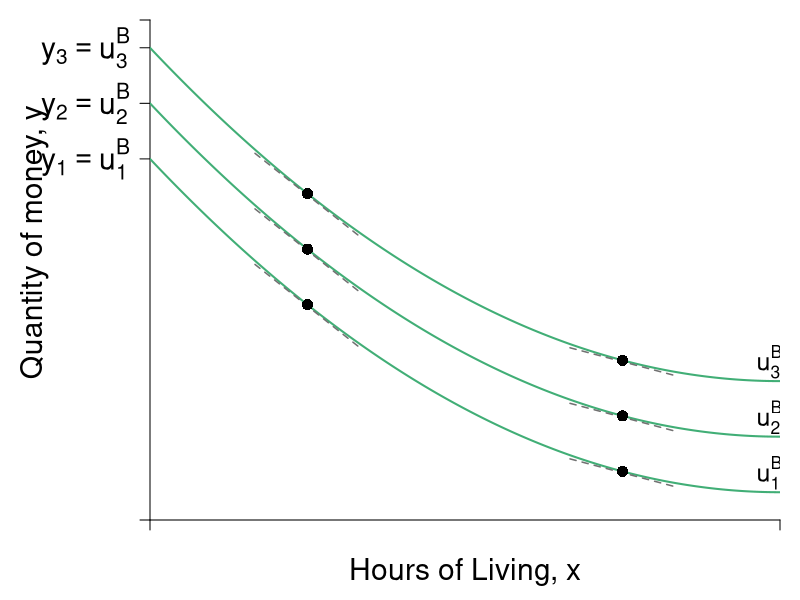

Reproduce this figure in R.
require(shape)
pdf(file = "property/qql_y_indiff.pdf", width = 9, height = 7)

#Set parameters for graphics
namesize <- 1.3
pointsize <- 1.8
axislabelsize <- 1.8
labelsize <- 1.5
namesize <- 1.8
annotatesize <- 1.5
graphlinewidth <- 2
segmentlinewidth <- 1.5


COL <- c("#7fc97f", "#beaed4", "#fdc086", "#ffff99", "#386cb0", "#f0027f", "#bf5b17", "#666666")
COLA <- c("#99d8c9","#66c2a4","#41ae76", "#238b45", "#005824")
COLB <- c("#4eb3d3", "#2b8cbe", "#0868ac","#084081")
Grays <- gray.colors(25, start =1, end = 0)

#Edited the margins to cater for the larger LHS labels
par(mar =  c(4, 7.5, 1, 1))

mrsA <- function(x, rmax = 2, xmax = 12) {
  rmax - (rmax/xmax)*x
}


uA <- function(x, y, rmax = 2, xmax = 12) {
  y + rmax*x - (1/2)*(rmax/xmax)*x^2
}

indiffA <- function(x, uA = 10, rmax = 2, xmax = 12) {
  uA - rmax*x + (1/2)*(rmax/xmax)*(x^2)
}

bcA <- function(x, w = 20, p = 2) {
  w - p*x
}


xlims <- c(0, 12)
ylims <- c(0, 18)

npts <- 501 
x <- seq(xlims[1], xlims[2], length.out = npts)
y <- seq(ylims[1], ylims[2], length.out = npts) 
a <- c(13, 15, 17)

plot(0, 0, xlim = xlims, ylim = ylims, type = "n",
     xlab = expression(paste("")),
     ylab = expression(paste("")), 
     xaxt = "n", 
     yaxt = "n", 
     cex.lab = axislabelsize, 
     bty = "n",
     xaxs="i", 
     yaxs="i")

# ticksy <- seq(from = 0, to = ylims[2], by = 2)
# ylabels <- seq(from = 0, to = ylims[2], by = 2)
# ticksx <- seq(from = 0, to = xlims[2], by = 2)
# xlabels <- seq(from = 0, to = xlims[2], by = 2)
ticksy <- c(0, 13, 15, 17, ylims[2])
ylabels <- c(NA, expression(paste(y[1] == u[1]^B)), expression(paste(y[2] == u[2]^B)), expression(paste(y[3] == u[3]^B)), NA)
ticksx <- c(0,  xlims[2])
xlabels <- c(NA, NA)

axis(1, at = ticksx, pos = 0, labels = xlabels, cex.axis = axislabelsize)
axis(2, at = ticksy, pos = 0, labels = ylabels, las = 1, cex.axis = axislabelsize)

npts <- 500 
xx1 <- seq(xlims[1], xlims[2], length.out = npts)

#lines(xx1, bcA(xx1, w = 12, p = 1), col = COLB[3], lwd = graphlinewidth)
#lines(xx1, indiffA1(xx1, uA = 20, rmax = 2.5, xmax = 10), col = COLB[4], lwd = graphlinewidth)

mtext(expression(paste("Hours of Living, ", x)), side=1, line = 2.5, cex = axislabelsize)
text(-2.2, 10, expression(paste("Quantity of money, ", y)), xpd = TRUE, cex = axislabelsize, srt = 90) 

#segments(4.11765, 6.17647, 5.88, 8.88, lty = 1, col = COL[2] , lwd = graphlinewidth)
#text(7.3, 3, expression("Pareto Efficient"))
#text(7.3, 2.5, expression("Curve"))
#Arrows(7.3, 3.5, 7.3, 6.1, col = "black", lty = 1, lwd = 2, arr.type = "triangle", arr.lwd = 0.5)

#Label the iso-welfare functions for the HG, Aisha
text(11.8, 1.7, expression(u[1]^B), cex = annotatesize)
text(11.8, 3.7, expression(u[2]^B), cex = annotatesize) 
text(11.8, 5.7, expression(u[3]^B), cex = annotatesize)
#text(6.6, 8.3, expression(u[4]^A))

#Label the indifference curves for the HG, Betty
# text(7.6, 17, expression(u[1]^B))
# text(6.75, 17, expression(u[2]^B))
# text(6, 17, expression(u[3]^B))
#text(3.4, 6.9, expression(v[4]^B))

#Label mrs function
#text(10, 8, expression(paste(mrs(x,y) == r[max] - frac(r[max], x[max])*x)))
#Arrows(10, 7.5, 10, 5.6, col = "black", lty = 1, lwd = 2, arr.type = "triangle", arr.lwd = 0.5)

#Label satiation
#text(20, 4, expression(paste(x[max] == "Point")))
#text(20, 3, expression(paste("of Satiation")))
#Arrows(20, 2.5, 20, 0.5, col = "black", lty = 1, lwd = 2, arr.type = "triangle", arr.lwd = 0.5)

#Label highest willingness to pay
# text(5, 10.5, expression(paste(r[max] == "Maximum")))
# text(5, 9.5, expression(paste("Willingness to Pay")))
# Arrows(3, 10, 0.5, 10, col = "black", lty = 1, lwd = 2, arr.type = "triangle", arr.lwd = 0.5)


contour(x, y, 
        outer(x, y, uA),
        drawlabels = FALSE,
        col = COLA[3],
        #cex.lab = axislabelsize,
        lwd = graphlinewidth,
        levels = a, 
        xaxs="i", 
        yaxs="i", 
        add = TRUE)

#segments(0, 6, 6, 6, lty = 2, col = "gray" , lwd = segmentlinewidth)
#segments(6, 0, 6, 6, lty = 2, col = "gray" , lwd = segmentlinewidth)


slopeline <- function(x, yint, slope = 1.5){
  yint - slope*x
}

slopex1 <- seq(2,4,length.out = 200)
lines(slopex1, slopeline(slopex1, yint = 12.2, slope = mrsA(x = 3)), col = Grays[21], lty = 2, lwd = segmentlinewidth)
lines(slopex1, slopeline(slopex1, yint = 14.2, slope = mrsA(x = 3)), col = Grays[21], lty = 2, lwd = segmentlinewidth)
lines(slopex1, slopeline(slopex1, yint = 16.2, slope = mrsA(x = 3)), col = Grays[21], lty = 2, lwd = segmentlinewidth)

slopex2 <- seq(8,10,length.out = 200)
lines(slopex2, slopeline(slopex2, yint = 6.2, slope = mrsA(x = 9)), col = Grays[21], lty = 2, lwd = segmentlinewidth)
lines(slopex2, slopeline(slopex2, yint = 8.2, slope = mrsA(x = 9)), col = Grays[21], lty = 2, lwd = segmentlinewidth)
lines(slopex2, slopeline(slopex2, yint = 10.2, slope = mrsA(x = 9)), col = Grays[21], lty = 2, lwd = segmentlinewidth)


firstpointsx <- c(3, 3, 3)
firstpointsy <- c(indiffA(x = firstpointsx[1], uA = 13), indiffA(x = firstpointsx[2], uA = 15), indiffA(x = firstpointsx[3], uA = 17))
points(firstpointsx, firstpointsy, pch = 16, col = "black", cex = 1.5)

secondpointsx <- c(9, 9, 9)
secondpointsy <- c(indiffA(x = 9, uA = 13), indiffA(x = 9, uA = 15), indiffA(x = 9, uA = 17))
points(secondpointsx, secondpointsy, pch = 16, col = "black", cex = 1.5)


# par(new = TRUE)
# 
# #Use the same x and ylims as previously, but with locations switched
# xlims2 <- c(18, 0)
# ylims2 <- c(18, 0)

#Leave the ylab and xlab blank to ensure no axes titles
# plot(0, 0, xlim = xlims2, ylim = ylims2, type = "n",
#      xlab = expression(paste("")),
#      ylab = expression(paste("")),
#      xaxt = "n", 
#      yaxt = "n", 
#      cex.lab = 1.3, 
#      bty = "n",
#      xaxs="i", 
#      yaxs="i")
# 
# 
# lines(xx1, indiffAlow(xx1, uA = 46.08, alpha = 16, beta = 1/24), col = COL[2], lwd = graphlinewidth)


#Set up axes at sides 3 and 4 (top and right)
# axis(side = 3, at = ticksx, pos = 0, labels = xlabels)
# axis(side = 4, at = ticksy, pos = 0, labels = ylabels, las = 0)
# mtext("B's Apples, x", side=3, line = 2.5, cex = axislabelsize)
# text(-0.8, 7, expression(paste("B's Oranges, y")), xpd = TRUE, cex = axislabelsize, srt = 270) 
# 
# #Add arrows:
# arrows(-0.8, 10, -0.8, 14, xpd = TRUE, length=0.1,angle=40,lwd=3)
# arrows(6.2, -1.8, 9, -1.8, xpd = TRUE, length=0.1,angle=40,lwd=3)
# 

#Customize ticks and labels for the plot
#ticksy <- seq(from = 0, to = 15, by = 1)
#ylabels <- seq(from = 0, to = 15, by = 1)
#ticksx <- seq(from = 0, to = 10, by = 1)
#xlabels <- seq(from = 0, to = 10, by = 1)
#axis(1, at = ticksx, pos = 0, labels = xlabels)
#axis(2, at = ticksy, pos = 0, labels = ylabels, las = 0)

dev.off()
